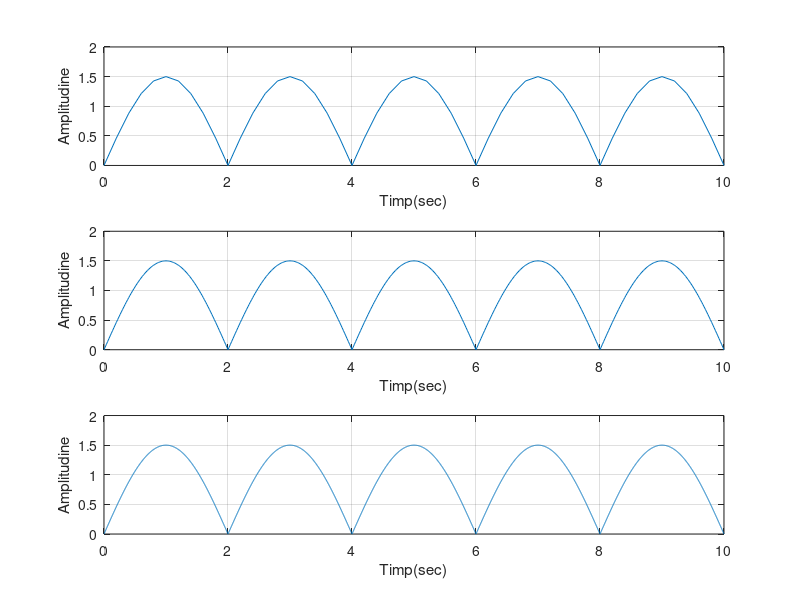

MATLAB code to generate this figure:

t1=0:0.2:10;                   
s1=abs(1.5*sin(2*pi*0.25*t1)); 
subplot(3,1,1)
plot(t1,s1),grid
xlabel('Timp(sec)')
ylabel('Amplitudine')

t2=0:0.02:10;
s2=abs(1.5*sin(2*pi*0.25*t2));
subplot(3,1,2)
plot(t2,s2),grid
xlabel('Timp(sec)')
ylabel('Amplitudine')

t3=0:0.002:10;
s3=abs(1.5*sin(2*pi*0.25*t3));
subplot(3,1,3)
plot(t3,s3),grid
xlabel('Timp(sec)')
ylabel('Amplitudine')


    